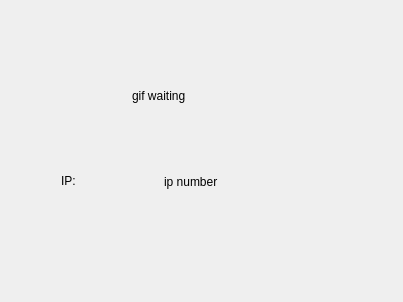
<?xml version="1.0" encoding="UTF-8"?>
<ui version="4.0">
 <class>Server</class>
 <widget class="QWidget" name="Server">
  <property name="geometry">
   <rect>
    <x>0</x>
    <y>0</y>
    <width>403</width>
    <height>302</height>
   </rect>
  </property>
  <property name="windowTitle">
   <string>Form</string>
  </property>
  <widget class="QLabel" name="label_Gif">
   <property name="geometry">
    <rect>
     <x>132</x>
     <y>70</y>
     <width>111</width>
     <height>51</height>
    </rect>
   </property>
   <property name="text">
    <string>gif waiting</string>
   </property>
  </widget>
  <widget class="QLabel" name="label_IP">
   <property name="geometry">
    <rect>
     <x>61</x>
     <y>171</y>
     <width>16</width>
     <height>20</height>
    </rect>
   </property>
   <property name="text">
    <string>IP:</string>
   </property>
  </widget>
  <widget class="QLabel" name="IP_number">
   <property name="geometry">
    <rect>
     <x>164</x>
     <y>171</y>
     <width>211</width>
     <height>21</height>
    </rect>
   </property>
   <property name="text">
    <string>ip number</string>
   </property>
  </widget>
 </widget>
 <resources/>
 <connections/>
</ui>
